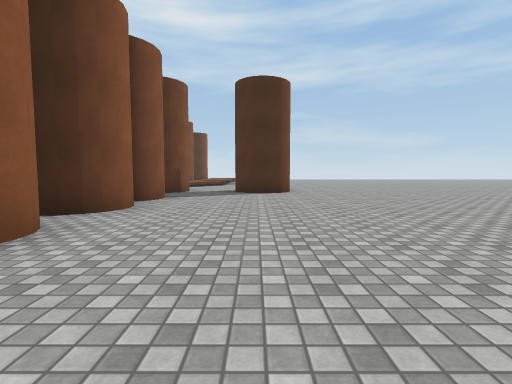
view 1 (above)

19 first-person views from a walk through a Unity game level. The camera is 1.2 m above the floor, tilts 4° down and sees 85° across. The floor is counted in squares, 2 m on a side. Each view is taken from the middle of a square. On the plan, view 1 faces up. The plan holds only what a view shows up to about 9 squares ahead; the rest is blank. The place goes on beyond the plan. Surface patterns are stand-ins for the level's own textures.

view 2
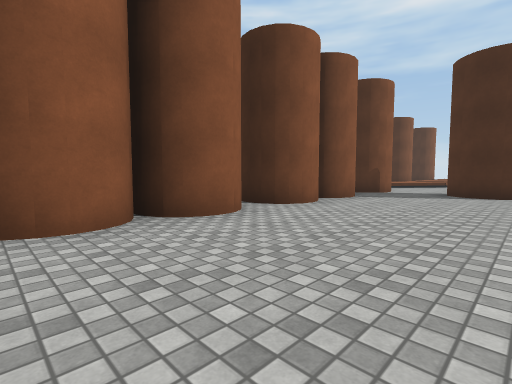

view 3
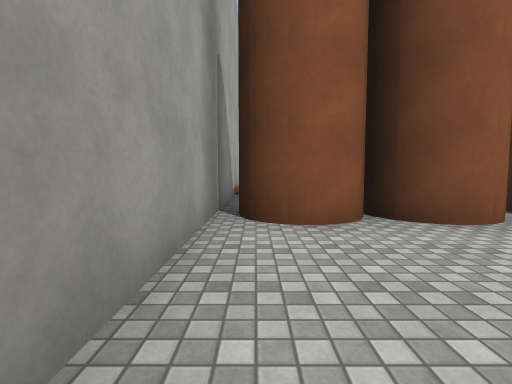

view 4
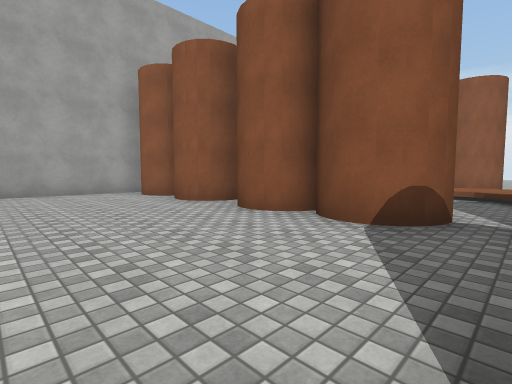

view 5
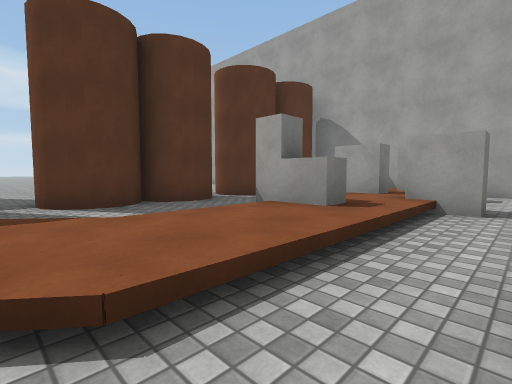

view 6
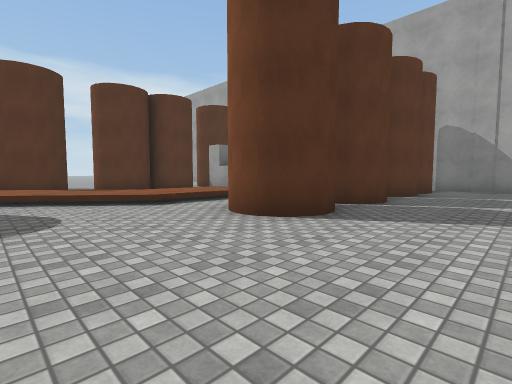

view 7
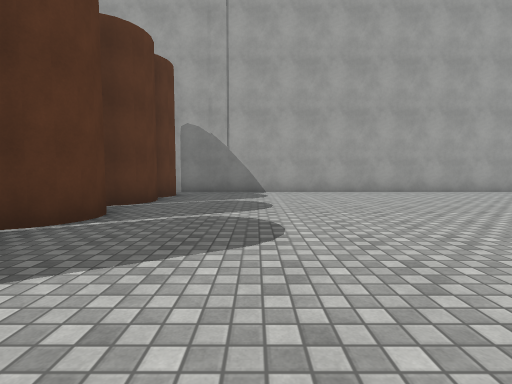

view 8
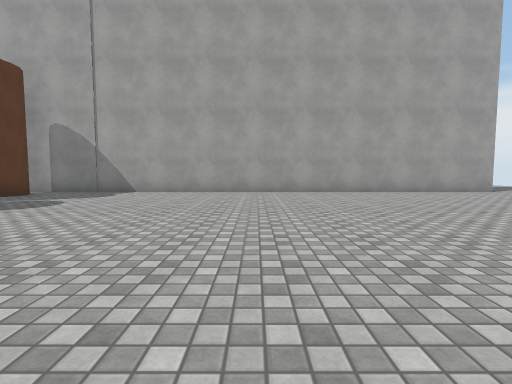

view 9
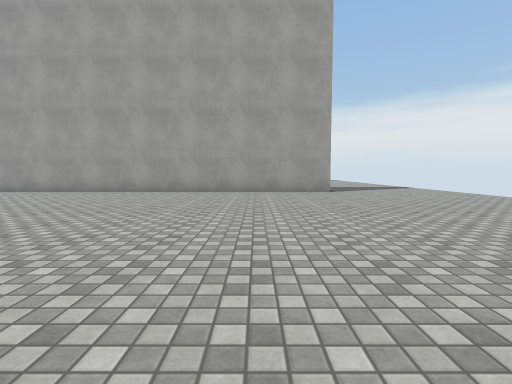

view 10
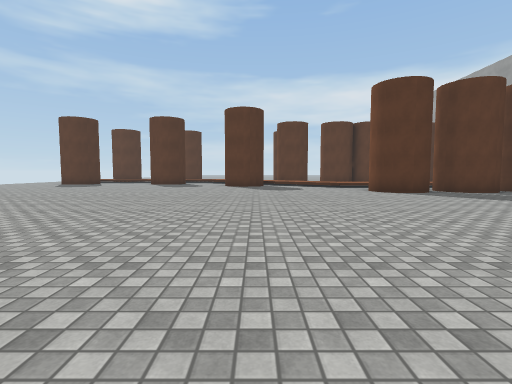

view 11
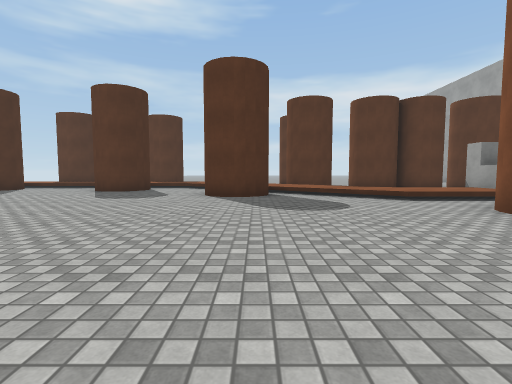

view 12
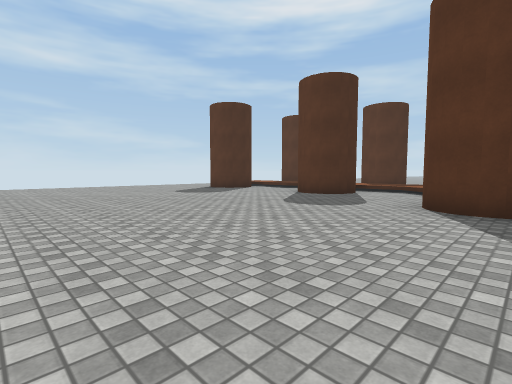

view 13
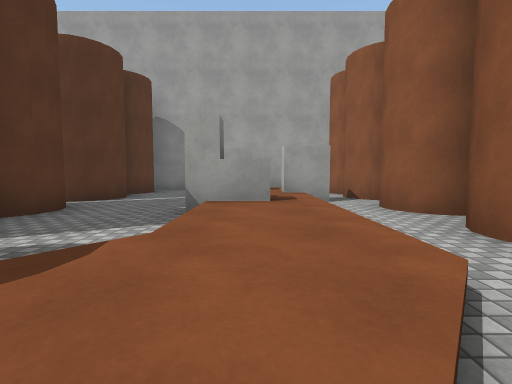

view 14
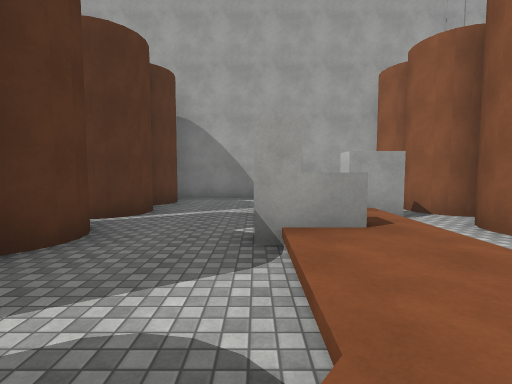

view 15
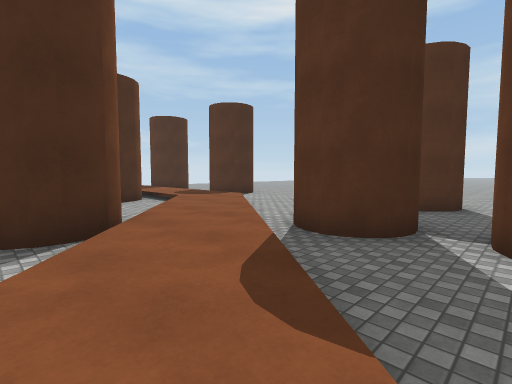

view 16
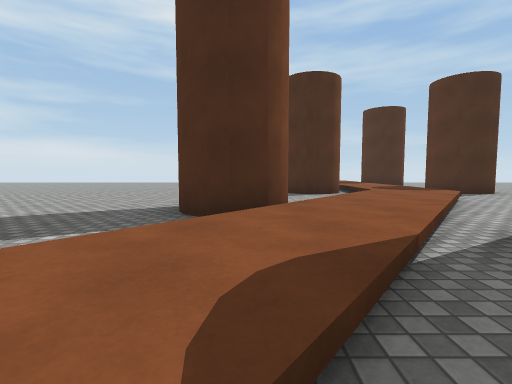

view 17
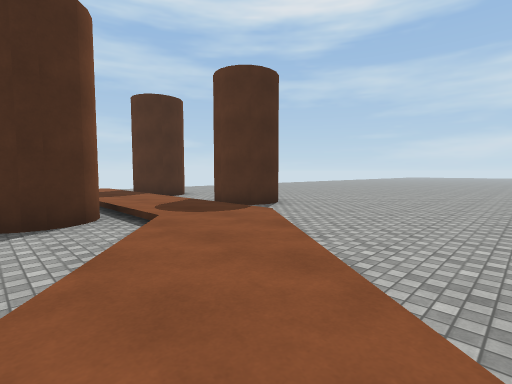

view 18
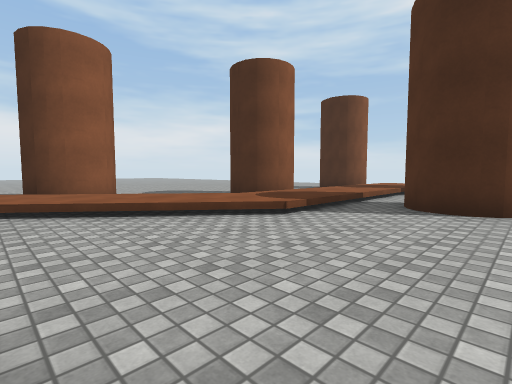

view 19
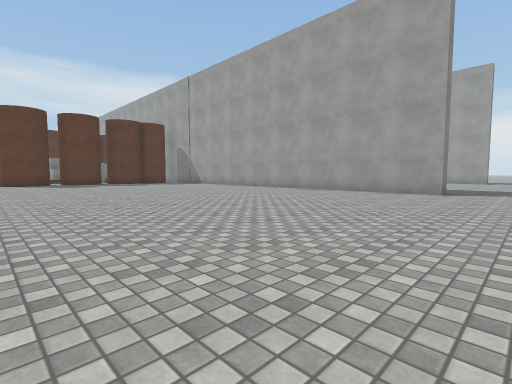

### Floor plan
Key: @ floor where view 1 was taken; # wall or solid block; x gap in a wall; . main floor; : floor 0.5 m higher than the main floor; / step, stairs or slope; B block.
Columns run from 28 left of view 1 to 1 right of it. Each row starts with its distance up from view 1.
 16               .........##/:.#
 15              ..........##/:.##
 14             ............./:...
 13            ............./:/...
 12           ...........##/::/...
 11          ............##/:/....
 10           ............/:/.....
  9            ........../://#..##
  8   ................../:/..x....
  7   ................#./:/..#....
  6   ................#./:..##....
  5   ................#./BB.##....
  4   ................#./:...#....
  3  .................#.B:...#....
  2 .................##./BB.##....
  1 .................##./B..##....
  0 ..................#./:...#..@.
 -1 ....##########################
 -2    ..
 -3    ..

Where each view was taken, in squares from view 1:
view 1: 0 up, 0 right, facing up
view 2: 0 up, 1 right, facing up-left
view 3: 0 up, 1 right, facing left
view 4: 8 up, 1 right, facing down-left
view 5: 8 up, 9 left, facing down-right
view 6: 10 up, 13 left, facing down-right
view 7: 8 up, 13 left, facing down
view 8: 8 up, 17 left, facing down
view 9: 8 up, 22 left, facing down
view 10: 11 up, 19 left, facing right
view 11: 11 up, 14 left, facing right
view 12: 11 up, 12 left, facing up-right
view 13: 9 up, 7 left, facing down
view 14: 8 up, 6 left, facing down
view 15: 7 up, 7 left, facing up-right
view 16: 7 up, 6 left, facing up
view 17: 10 up, 5 left, facing up-right
view 18: 10 up, 1 right, facing up-left
view 19: 8 up, 26 left, facing down-right
